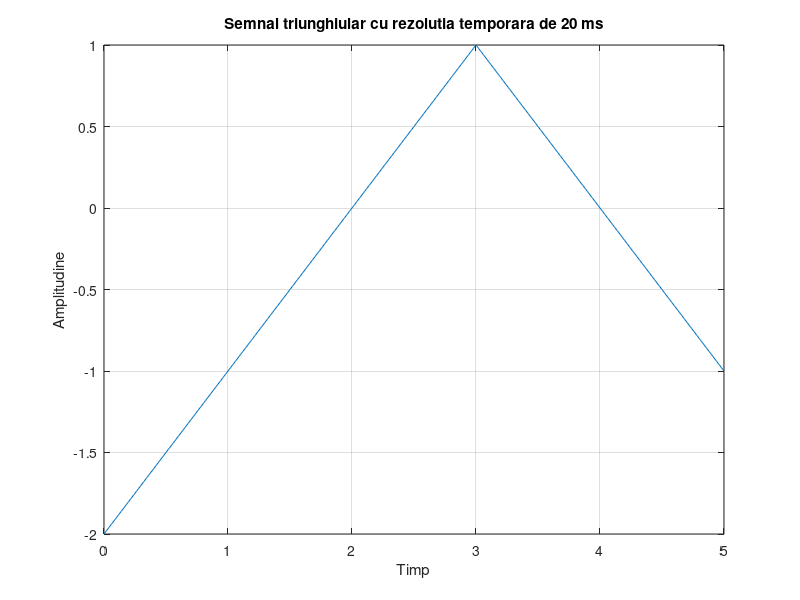

Source code (MATLAB):

w=0.5;               % inaltimea maxima a semnalului
t=0:0.02:5;         % un vector prntru timp care merge de la 0 la 5 secunde, cu pasul de 20 ms
s= (1+w)*sawtooth(t*2*1/6*pi, w) - w; % sawtooth se foloseste pentru a reprezenta grafic semnalul triunghiular si, deoarece nivelul maxim este diferit de nivelul minim, se va inmulti cu 1+w si se va scadea w pentru a avea 1 nivelul maxim si -2 nivelul minim
figure(5);           % numele figurii
plot (t,s);          %  se vor reprezenta grafic elementele vectorului s în funcţie de elementele vectorului t; 
xlabel('Timp');      % denumirea axei x
ylabel('Amplitudine'); % denumirea axei y
title('Semnal triunghiular cu rezolutia temporara de 20 ms'); %titlul figurii
grid                 % reteaua de linii
